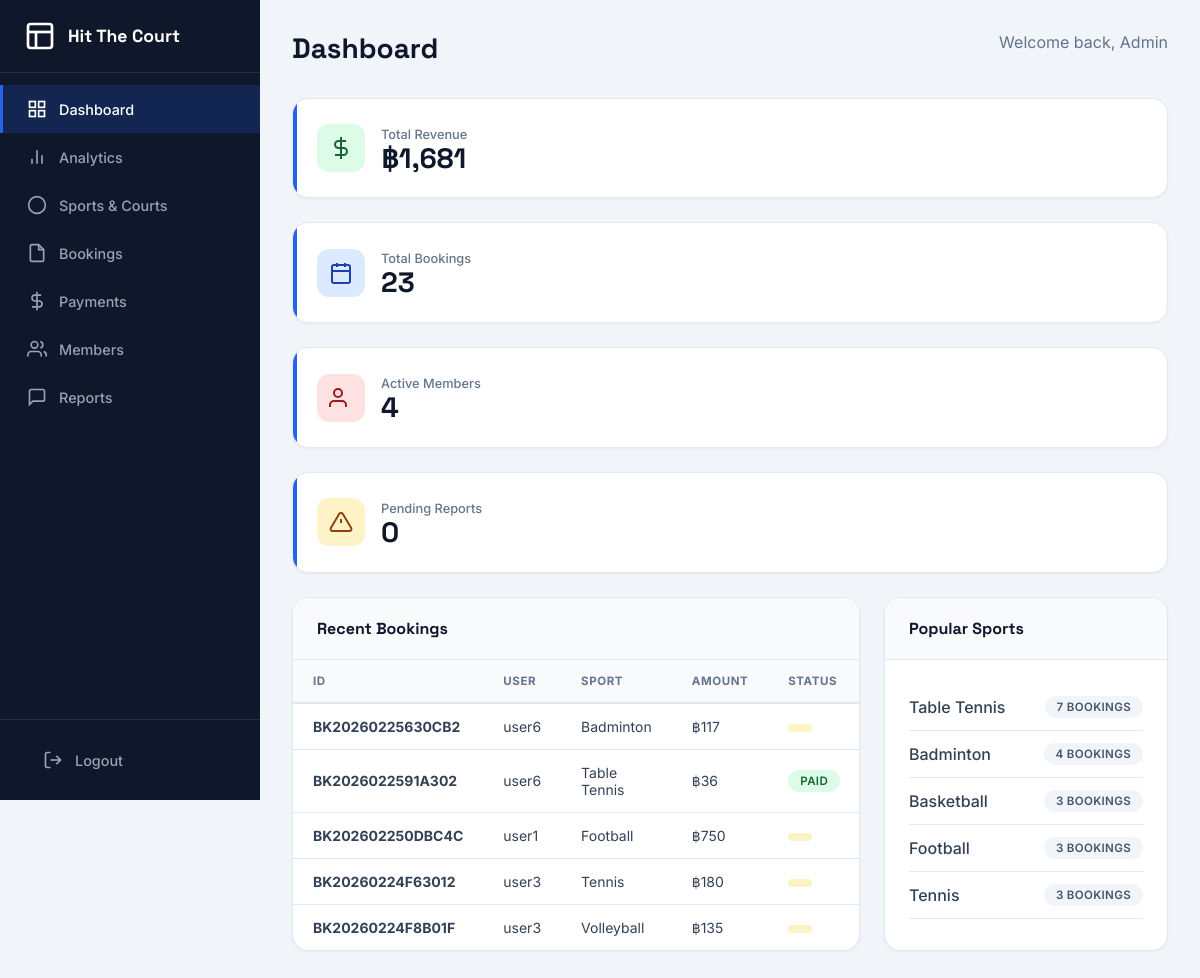
Page /admin/dashboard.php (signed in) on the committed database.
### tables this page shows
CREATE TABLE `bookings` (
  `booking_id` int(11) NOT NULL,
  `booking_code` varchar(20) NOT NULL,
  `user_id` int(11) NOT NULL,
  `court_id` int(11) NOT NULL,
  `slot_id` int(11) NOT NULL,
  `booking_date` date NOT NULL,
  `duration_minutes` int(11) NOT NULL,
  `court_price` decimal(10,2) NOT NULL,
  `equipment_total` decimal(10,2) DEFAULT 0.00,
  `discount_amount` decimal(10,2) DEFAULT 0.00,
  `total_price` decimal(10,2) NOT NULL,
  `payment_status` enum('pending','paid','failed','refunded') DEFAULT 'pending',
  `expires_at` datetime DEFAULT NULL,
  `booking_status` enum('active','cancelled','completed') DEFAULT 'active',
  `notes` text DEFAULT NULL,
  `created_at` timestamp NOT NULL DEFAULT current_timestamp(),
  `updated_at` timestamp NOT NULL DEFAULT current_timestamp() ON UPDATE current_timestamp()
);

CREATE TABLE `users` (
  `user_id` int(11) NOT NULL,
  `username` varchar(50) NOT NULL,
  `password` varchar(255) NOT NULL,
  `email` varchar(100) NOT NULL,
  `phone` varchar(20) DEFAULT NULL,
  `is_member` tinyint(1) DEFAULT 0,
  `member_expire` date DEFAULT NULL,
  `points` int(11) DEFAULT 0,
  `total_bookings` int(11) DEFAULT 0,
  `created_at` timestamp NOT NULL DEFAULT current_timestamp(),
  `updated_at` timestamp NOT NULL DEFAULT current_timestamp() ON UPDATE current_timestamp()
);

CREATE TABLE `sports` (
  `sport_id` int(11) NOT NULL,
  `sport_name` varchar(50) NOT NULL,
  `slug` varchar(50) NOT NULL,
  `description` text DEFAULT NULL,
  `duration_minutes` int(11) NOT NULL,
  `price` int(11) NOT NULL,
  `max_courts` int(11) DEFAULT 1,
  `image` varchar(255) DEFAULT NULL,
  `status` enum('active','inactive') DEFAULT 'active',
  `created_at` timestamp NOT NULL DEFAULT current_timestamp(),
  `price_per_round` decimal(10,2) DEFAULT 0.00,
  `total_courts` int(11) DEFAULT 1
);

### admin/dashboard.php (the view, shortened to what this page needs)
<?php
require_once '../config.php';
 $pendingReports = $pdo->query("SELECT COUNT(*) as count FROM reports WHERE status IN ('new', 'in_progress')")->fetch()['count'];
 $totalBookings = $pdo->query("SELECT COUNT(*) FROM bookings")->fetchColumn();
 $totalRevenue = $pdo->query("SELECT COALESCE(SUM(total_price), 0) FROM bookings WHERE payment_status = 'paid'")->fetchColumn();
 $activeMembers = $pdo->query("SELECT COUNT(*) FROM users WHERE is_member = 1")->fetchColumn();
 $stmt = $pdo->query("
    SELECT b.booking_code, b.total_price, b.payment_status, b.created_at, u.username, s.sport_name
    FROM bookings b
    JOIN users u ON b.user_id = u.user_id
    JOIN courts c ON b.court_id = c.court_id
    JOIN sports s ON c.sport_id = s.sport_id
    ORDER BY b.created_at DESC
    LIMIT 5
");
 $recentBookings = $stmt->fetchAll();
 $sportPop = $pdo->query("
    SELECT s.sport_name, COUNT(b.booking_id) as count
    FROM bookings b
    JOIN courts c ON b.court_id = c.court_id
    JOIN sports s ON c.sport_id = s.sport_id
    GROUP BY s.sport_name
    ORDER BY count DESC
    LIMIT 5
")->fetchAll();
?>
<!DOCTYPE html>
<html lang="en">
<head>
    <link rel="stylesheet" href="<?= SITE_URL ?>/assets/css/admin.css">
</head>
<body>
    <div class="admin-layout">
        <aside class="admin-sidebar">
            <div class="admin-brand">
                <svg width="32" height="32" viewBox="0 0 24 24" fill="none" stroke="currentColor" stroke-width="2">
                    <rect x="3" y="3" width="18" height="18" rx="2" ry="2"></rect>
                    <line x1="3" y1="9" x2="21" y2="9"></line>
                    <line x1="9" y1="21" x2="9" y2="9"></line>
                </svg>
                Hit The Court
            </div>
            <nav class="admin-nav">
                <a href="dashboard.php" class="admin-nav-item active">
                    Dashboard
                </a>
                <a href="analytics.php" class="admin-nav-item">
                    <svg xmlns="http://www.w3.org/2000/svg" width="20" height="20" viewBox="0 0 24 24" fill="none" stroke="currentColor" stroke-width="2"><line x1="18" y1="20" x2="18" y2="10"></line><line x1="12" y1="20" x2="12" y2="4"></line><line x1="6" y1="20" x2="6" y2="14"></line></svg>
                    Analytics
                </a>
                <a href="sports.php" class="admin-nav-item">
                    <svg xmlns="http://www.w3.org/2000/svg" width="20" height="20" viewBox="0 0 24 24" fill="none" stroke="currentColor" stroke-width="2"><circle cx="12" cy="12" r="10"></circle></svg>
                    Sports & Courts
                </a>
                <a href="bookings.php" class="admin-nav-item">
                    <svg xmlns="http://www.w3.org/2000/svg" width="20" height="20" viewBox="0 0 24 24" fill="none" stroke="currentColor" stroke-width="2"><path d="M14 2H6a2 2 0 0 0-2 2v16a2 2 0 0 0 2 2h12a2 2 0 0 0 2-2V8z"></path><polyline points="14 2 14 8 20 8"></polyline></svg>
                    Bookings
                </a>
                <a href="payments.php" class="admin-nav-item">
                    <svg xmlns="http://www.w3.org/2000/svg" width="20" height="20" viewBox="0 0 24 24" fill="none" stroke="currentColor" stroke-width="2"><line x1="12" y1="1" x2="12" y2="23"></line><path d="M17 5H9.5a3.5 3.5 0 0 0 0 7h5a3.5 3.5 0 0 1 0 7H6"></path></svg>
                    Payments
                </a>
                <a href="members.php" class="admin-nav-item">
                    Members
                </a>
                <a href="reports.php" class="admin-nav-item">
                    <svg xmlns="http://www.w3.org/2000/svg" width="20" height="20" viewBox="0 0 24 24" fill="none" stroke="currentColor" stroke-width="2"><path d="M21 15a2 2 0 0 1-2 2H7l-4 4V5a2 2 0 0 1 2-2h14a2 2 0 0 1 2 2z"></path></svg>
                    Reports
                </a>
            </nav>
            <div style="margin-top: auto; padding: 1rem; border-top: 1px solid rgba(255,255,255,0.1);">
                <a href="<?= SITE_URL ?>/api/auth.php?action=admin_logout" class="admin-nav-item">
                    <svg xmlns="http://www.w3.org/2000/svg" width="20" height="20" viewBox="0 0 24 24" fill="none" stroke="currentColor" stroke-width="2"><path d="M9 21H5a2 2 0 0 1-2-2V5a2 2 0 0 1 2-2h4"></path><polyline points="16 17 21 12 16 7"></polyline><line x1="21" y1="12" x2="9" y2="12"></line></svg>
                    Logout
                </a>
            </div>
        </aside>
        <main class="admin-main">
            <div class="admin-header">
                <h1 class="admin-title">Dashboard</h1>
                <p style="color: var(--admin-muted);">Welcome back, Admin</p>
            </div>
            <div class="dashboard-grid" style="margin-bottom: 1.5rem;">
                <div class="stat-card">
                    <div class="stat-card-icon" style="background: #DCFCE7; color: #166534;">
                        <svg xmlns="http://www.w3.org/2000/svg" width="24" height="24" viewBox="0 0 24 24" fill="none" stroke="currentColor" stroke-width="2"><line x1="12" y1="1" x2="12" y2="23"></line><path d="M17 5H9.5a3.5 3.5 0 0 0 0 7h5a3.5 3.5 0 0 1 0 7H6"></path></svg>
                    </div>
                    <div class="stat-card-content">
                        <span class="stat-card-label">Total Revenue</span>
                        <h3 class="stat-card-value">฿<?= number_format($totalRevenue) ?></h3>
                    </div>
                </div>
                <div class="stat-card">
                    <div class="stat-card-icon" style="background: #DBEAFE; color: #1E40AF;">
                    </div>
                    <div class="stat-card-content">
                        <span class="stat-card-label">Total Bookings</span>
                        <h3 class="stat-card-value"><?= $totalBookings ?></h3>
                    </div>
                </div>
                <div class="stat-card">
                    <div class="stat-card-icon" style="background: #FEE2E2; color: #991B1B;">
                        <svg xmlns="http://www.w3.org/2000/svg" width="24" height="24" viewBox="0 0 24 24" fill="none" stroke="currentColor" stroke-width="2"><path d="M17 21v-2a4 4 0 0 0-4-4H5a4 4 0 0 0-4 4v2"></path><circle cx="9" cy="7" r="4"></circle></svg>
                    </div>
                    <div class="stat-card-content">
                        <span class="stat-card-label">Active Members</span>
                        <h3 class="stat-card-value"><?= $activeMembers ?></h3>
                    </div>
                </div>
                <div class="stat-card">
                    <div class="stat-card-icon" style="background: #FEF3C7; color: #92400E;">
                    </div>
                    <div class="stat-card-content">
                        <span class="stat-card-label">Pending Reports</span>
                        <h3 class="stat-card-value"><?= $pendingReports ?></h3>
                    </div>
                </div>
            </div>
            <div class="dashboard-grid" style="grid-template-columns: 2fr 1fr;">
                <div class="admin-card">
                    <div class="admin-card-header">
                        <h3>Recent Bookings</h3>
                    </div>
                    <div class="admin-card-body" style="padding: 0;">
                        <table class="admin-table">
                            <thead>
                                <tr>
                                    <th>ID</th>
                                    <th>User</th>
                                    <th>Sport</th>
                                    <th>Amount</th>
                                    <th>Status</th>
                                </tr>
                            </thead>
                            <tbody>
                                <?php if (empty($recentBookings)): ?>
                                <tr>
                                    <td colspan="5" style="text-align: center; padding: 2rem;">No recent bookings.</td>
                                </tr>
                                <?php else: ?>
                                    <?php foreach ($recentBookings as $b): ?>
                                    <tr>
                                        <td><strong><?= htmlspecialchars($b['booking_code']) ?></strong></td>
                                        <td><?= htmlspecialchars($b['username']) ?></td>
                                        <td><?= htmlspecialchars($b['sport_name']) ?></td>
                                        <td>฿<?= number_format($b['total_price']) ?></td>
                                        <td>
                                            <?php
                                            $statusClass = $b['payment_status'] == 'paid' ? 'badge-success' : 'badge-warning';
                                            ?>
                                            <span class="badge <?= $statusClass ?>"><?= ucfirst($b['payment_status']) ?></span>
                                        </td>
                                    </tr>
                                    <?php endforeach; ?>
                                <?php endif; ?>
                            </tbody>
                        </table>
                    </div>
                </div>
                <div class="admin-card">
                    <div class="admin-card-header">
                        <h3>Popular Sports</h3>
                    </div>
                    <div class="admin-card-body">
                        <?php foreach ($sportPop as $s): ?>
                        <div style="display: flex; justify-content: space-between; align-items: center; padding: 0.75rem 0; border-bottom: 1px solid var(--admin-border);">
                            <span style="font-weight: 500;"><?= htmlspecialchars($s['sport_name']) ?></span>
                            <span class="badge badge-default"><?= $s['count'] ?> bookings</span>
                        </div>
                        <?php endforeach; ?>
                    </div>
                </div>
            </div>
        </main>
    </div>
</body>
</html>

### rows in the picture
bookings: booking_code "BK20260225630CB2", user.username "user6", sports.sport_name "Badminton", total_price "117"
bookings: booking_code "BK2026022591A302", user.username "user6", sports.sport_name "Table Tennis", total_price "36", payment_status "PAID"
bookings: booking_code "BK202602250DBC4C", user.username "user1", sports.sport_name "Football", total_price "750"
bookings: booking_code "BK20260224F63012", user.username "user3", sports.sport_name "Tennis", total_price "180"
bookings: booking_code "BK20260224F8B01F", user.username "user3", sports.sport_name "Volleyball", total_price "135"

### other values in the picture
$totalRevenue "1,681"
$totalBookings "23"
$activeMembers "4"
$pendingReports "0"
$s['sport_name'] "Table Tennis"
$s['count'] "7"
$s['sport_name'] "Badminton"
$s['count'] "4"
$s['sport_name'] "Basketball"
$s['count'] "3"
$s['sport_name'] "Football"
$s['sport_name'] "Tennis"
